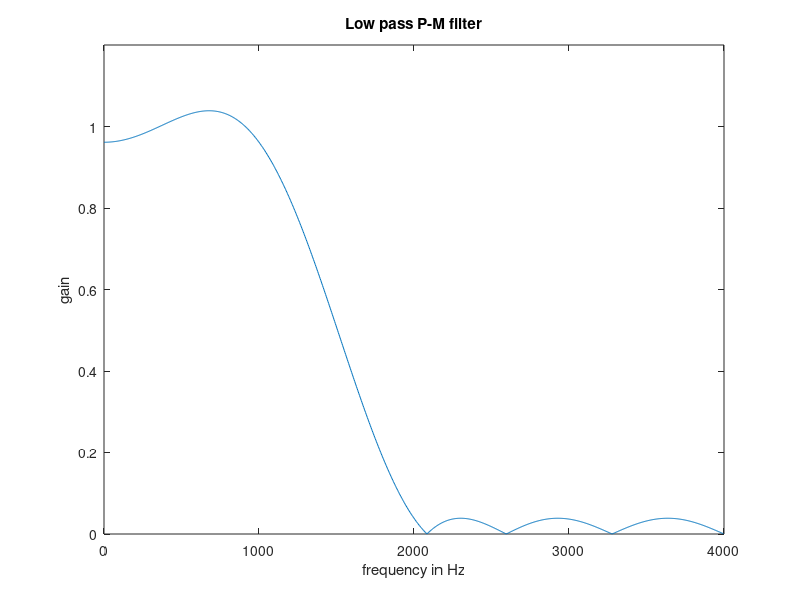
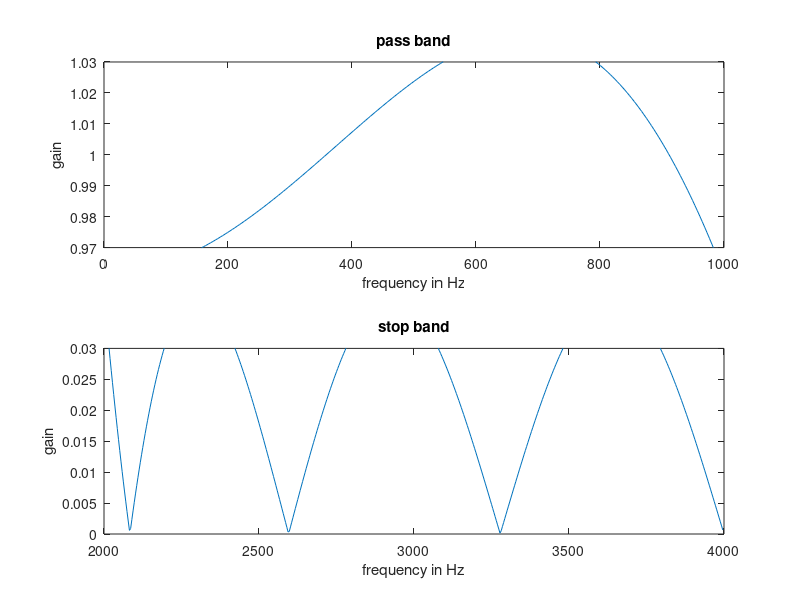

Recreate these plots in MATLAB, in order.
% Chapter 8 - prob 8.13
% EECE 4510 / 5510 - Marquette University
% Fred J. Frigo, Ph.D.
%
% Nov 2022
%
fs = 8000;
fpass = 1000;
fstop = 2000;
rpass = 0.03;
rstop = 0.03;
F = ([fpass fstop]);
M = ([1 0]);
Dev = [rpass rstop];
[N F A W] = firpmord(F, M, Dev, fs);
% N = 12;
disp(N);
num = firpm(N, F, A, W);
figure(1);clf;
[H f] = freqz(num, 1, 1024, fs);
plot(f, abs(H));
axis([0 fs/2 0 1.2]);
xlabel('frequency in Hz');
ylabel('gain');
title('Low pass P-M filter');
figure(2);clf;
subplot(2, 1, 1);
plot(f, abs(H));
axis([0 fpass 1-rpass 1+rpass]);
xlabel('frequency in Hz');
ylabel('gain');
title('pass band');
subplot(2, 1, 2);
plot(f, abs(H));
axis([fstop fs/2 0 rstop]);
xlabel('frequency in Hz');
ylabel('gain');
title('stop band');
display(num); % display coefficients